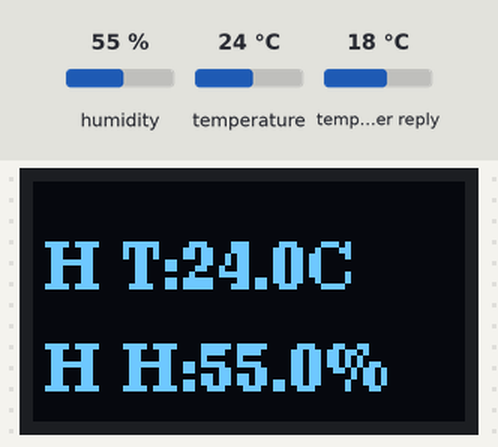
Recording of a sketch running on a simulated ESP32. Shown: 72×40 one-colour display. The inputs (shaded band) are chosen by the test bench; at power-on: humidity 55 %, temperature 24 °C, temperature in the weather reply 18 °C. WiFi joins after 1.5 s; servers stay silent unless stated; web services answer with replies made up by the test bench.

Above: at 2.9 s.
3.0 s: humidity set to 22 %
At 4.9 s:
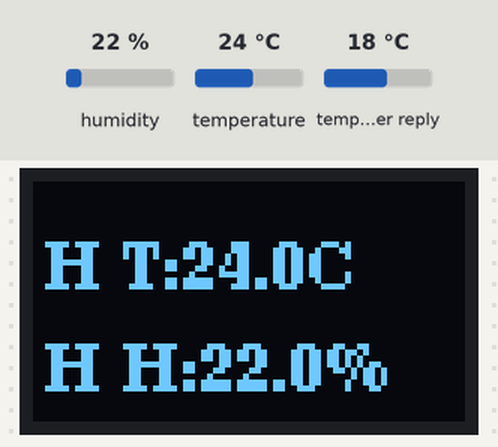
5.8 s: temperature set to 12 °C
At 6.7 s:
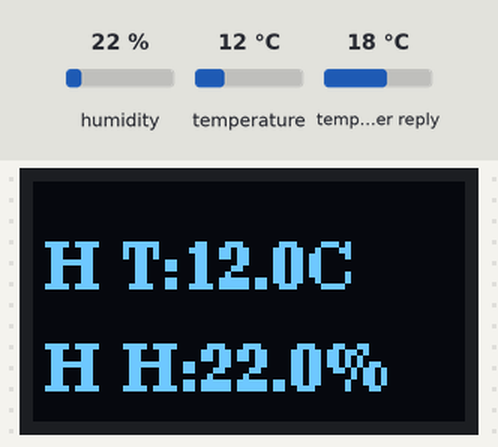
At 11.2 s:
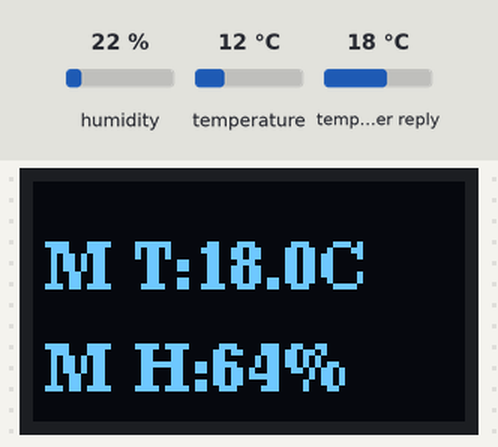
Timing chart, 0 to 12.7 s (numbered marks = the images above; inputs shaded):
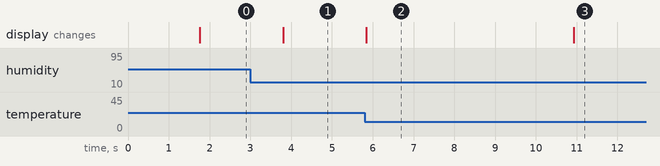

The sketch:

weather_station.ino
```cpp
#include <Arduino.h>
#include <U8g2lib.h>
#include <Wire.h>
#include <DHTesp.h>
#include <WiFi.h>
#include <HTTPClient.h>
#include <ArduinoJson.h>

const char* ssid = "";
const char* password = "";

#define SDA_PIN 5
#define SCL_PIN 6
#define DHT_PIN 10

U8G2_SSD1306_72X40_ER_F_HW_I2C u8g2(U8G2_R0, U8X8_PIN_NONE);
DHTesp dht;

float tempMarseille = 0.0;
float humMarseille = 0.0;
bool apiSuccess = false;

unsigned long lastApiUpdate = 0;
const unsigned long apiInterval = 600000;
unsigned long lastDisplaySwitch = 0;
const unsigned long displayInterval = 10000;
bool showLocal = true;

void fetchMarseilleWeather() {
  if (WiFi.status() == WL_CONNECTED) {
    HTTPClient http;
    String url = "http://api.open-meteo.com/v1/forecast?latitude=43.2965&longitude=5.3698&current=temperature_2m,relative_humidity_2m";

    http.begin(url);
    int httpCode = http.GET();

    if (httpCode == HTTP_CODE_OK) {
      String payload = http.getString();
      JsonDocument doc;
      DeserializationError error = deserializeJson(doc, payload);

      if (!error) {
        tempMarseille = doc["current"]["temperature_2m"];
        humMarseille = doc["current"]["relative_humidity_2m"];
        apiSuccess = true;
      }
    }
    http.end();
  }
}

void setup() {
  Wire.begin(SDA_PIN, SCL_PIN);
  u8g2.begin();
  dht.setup(DHT_PIN, DHTesp::DHT22);

  u8g2.clearBuffer();
  u8g2.setFont(u8g2_font_ncenB08_tr);
  u8g2.drawStr(2, 18, "Connexion");
  u8g2.drawStr(2, 35, "WiFi...");
  u8g2.sendBuffer();

  WiFi.begin(ssid, password);
  int timeout = 0;
  while (WiFi.status() != WL_CONNECTED && timeout < 20) {
    delay(500);
    timeout++;
  }

  if (WiFi.status() == WL_CONNECTED) {
    fetchMarseilleWeather();
  }

  lastApiUpdate = millis();
}

void loop() {
  unsigned long currentMillis = millis();

  if (currentMillis - lastApiUpdate >= apiInterval) {
    lastApiUpdate = currentMillis;
    fetchMarseilleWeather();
  }

  if (currentMillis - lastDisplaySwitch >= displayInterval) {
    lastDisplaySwitch = currentMillis;
    showLocal = !showLocal;
  }

  u8g2.clearBuffer();
  u8g2.setFont(u8g2_font_ncenB08_tr);

  if (showLocal) {
    TempAndHumidity values = dht.getTempAndHumidity();
    if (dht.getStatus() == 0) {
      char tempStr[15], humStr[15];
      snprintf(tempStr, sizeof(tempStr), "H T:%.1fC", values.temperature);
      snprintf(humStr, sizeof(humStr), "H H:%.1f%%", values.humidity);
      u8g2.drawStr(2, 18, tempStr);
      u8g2.drawStr(2, 35, humStr);
    } else {
      u8g2.drawStr(2, 18, "Err Maison");
    }
  } else {
    if (apiSuccess) {
      char tempStr[15], humStr[15];
      snprintf(tempStr, sizeof(tempStr), "M T:%.1fC", tempMarseille);
      snprintf(humStr, sizeof(humStr), "M H:%.0f%%", humMarseille);
      u8g2.drawStr(2, 18, tempStr);
      u8g2.drawStr(2, 35, humStr);
    } else {
      u8g2.drawStr(2, 18, "Err API");
    }
  }

  u8g2.sendBuffer();
  delay(1000);
}
```

Measured:
- after the input at 3.0 s, the display: changes after 0.80 s (image 1)
- after the input at 5.8 s, the display: changes at once (image 2)
- what the display in image 2 shows lasts 5.1 s, from 5.8 s to 10.9 s
